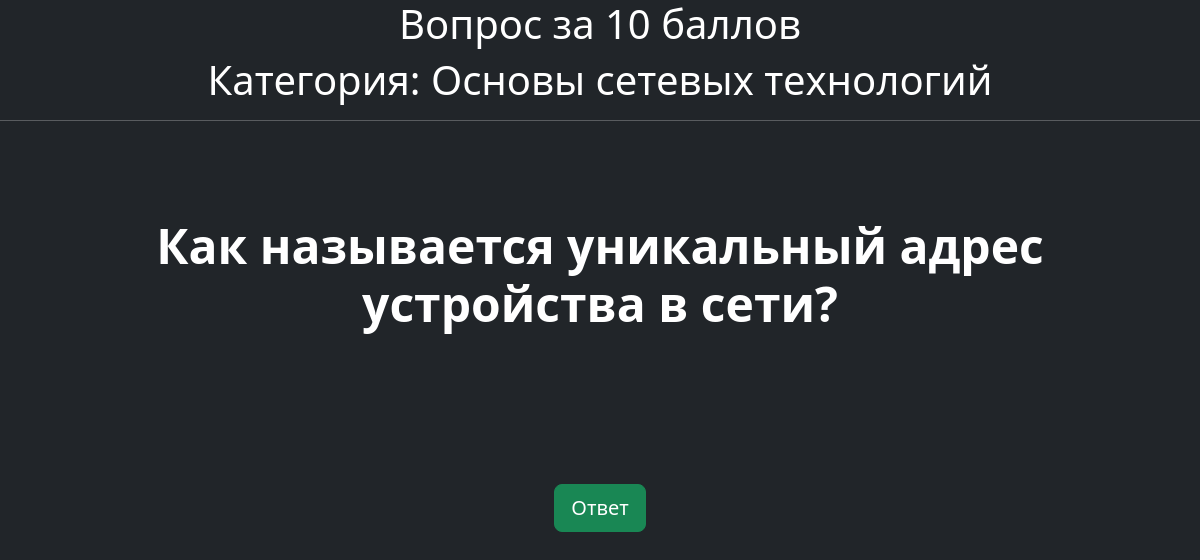
Screenshot of /question/1 with the database file from the repository.
### index/models.py (models this page shows)
class Question(models.Model):
    question = models.TextField()
    score = models.IntegerField()
    answer = models.TextField()
    category = models.ForeignKey(Category, on_delete=models.CASCADE, related_name='questions')
    def __str__(self):
        return str(self.question)

class Category(models.Model):
    category_name = models.CharField(max_length=128)
    def __str__(self):
        return str(self.category_name)

### index/views.py (the view)
# urls.py: path('question/<int:pk>', views.question),
def question(request, pk):
    question = Question.objects.get(id=pk)
    context = {'question': question}
    if request.method == 'POST':
        context['answer'] = question.answer
        context['home'] = '/'
    return render(request, 'question.html', context)

### index/templates/question.html (shortened to what this page needs)
<!DOCTYPE html>
<html lang="ru">
<link rel="stylesheet" href="https://cdn.jsdelivr.net/npm/bootstrap@5.3.3/dist/css/bootstrap.min.css">
<head>
</head>
<body class="bg bg-dark">
<h1 class="text-white" align="center">Вопрос за {{question.score}} баллов</h1>
<h1 class="text-white" align="center">Категория: {{question.category}}</h1>
<hr class="text-white">
<div class="px-4 py-5 my-5 text-center">
    <h1 class="display-5 fw-bold text-white">{{question}}</h1>
</div>
<div class="px-4 py-5 my-5 text-center">
<form method="post">
    <button type="submit" class="btn btn-success btn-lg">Ответ</button>
</form>
</div>
</body>
</html>

### rows the page displays
Question: category "Основы сетевых технологий", question "Как называется уникальный адрес устройства в сети?"
